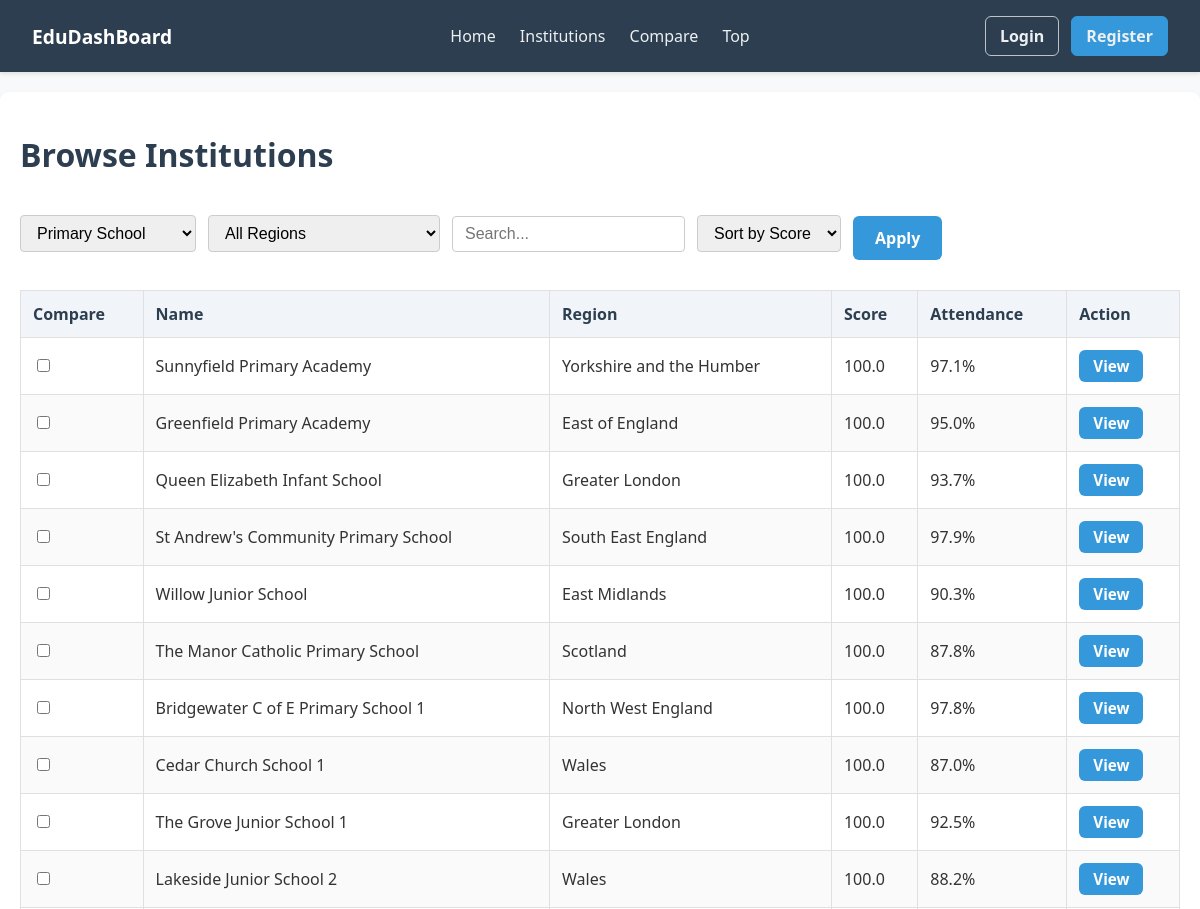
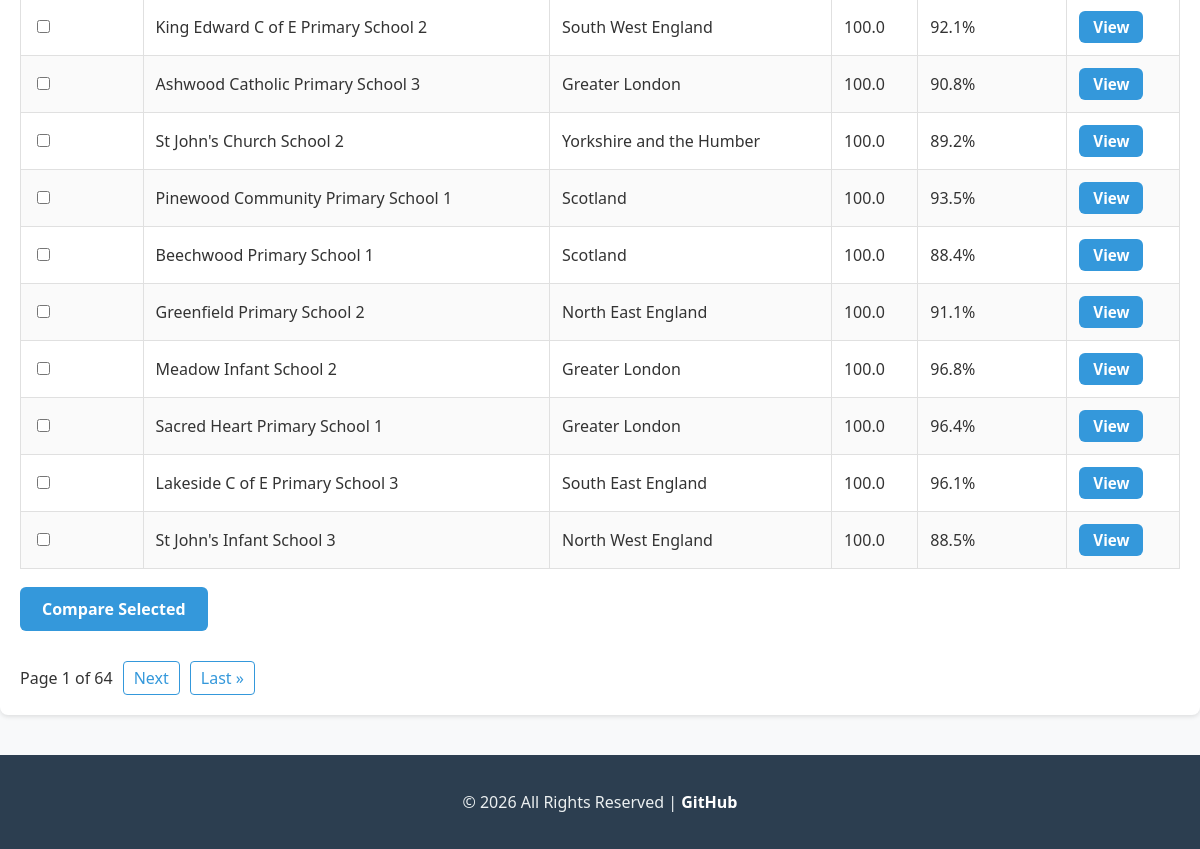
/institutions/, run on the app's committed database (2 pictures, top to bottom).
### institutions/models.py (models this page shows, shortened)
class Institution(models.Model):
    CATEGORY_CHOICES = [
        ("Primary School", "Primary School"),
        ("Secondary School", "Secondary School"),
        ("College", "College"),
        ("University", "University"),
    ]
    name = models.CharField(max_length=200)
    category = models.CharField(
        max_length=50,
        choices=CATEGORY_CHOICES
    )
    region = models.ForeignKey(
        Region,
        on_delete=models.CASCADE
    )
    city = models.CharField(
        max_length=100,
        blank=True
    )
    postcode = models.CharField(
        max_length=20,
        blank=True
    )
    founded_year = models.IntegerField(
        null=True,
        blank=True
    )
    class Meta:
        ordering = ["name"]

class Region(models.Model):
    name = models.CharField(max_length=100)
    country = models.CharField(max_length=100, blank=True)
    class Meta:
        ordering = ["name"]

### institutions/views.py (the view)
# urls.py: path("institutions/", views.institution_list, name="institution_list"),
def institution_list(request):
    institution_category = request.GET.get(
        "category",
        "Primary School"
    )
    region = request.GET.get("region")
    search_query = request.GET.get("q")
    sort = request.GET.get("sort", "score")
    institutions = Institution.objects.filter(
        category=institution_category
    )
    if region:
        institutions = institutions.filter(
            region__name__iexact=region
        )
    if search_query:
        institutions = institutions.filter(
            name__icontains=search_query
        )
    institutions = institutions_with_latest_performance(
        institutions
    )
    if sort == "name":
        institutions = institutions.order_by("name")
    else:
        institutions = institutions.order_by("-latest_score")
    paginator = Paginator(institutions, 20)
    page_obj = paginator.get_page(
        request.GET.get("page")
    )
    return render(request, "institutions/institution_list.html", {
        "page_obj": page_obj,
        "regions": Region.objects.all().order_by("name"),
        "selected_category": institution_category,
        "selected_region": region,
        "selected_sort": sort,
        "search_query": search_query,
        "category_choices": Institution.CATEGORY_CHOICES,
    })

### institutions/views.py (called while the page is built)
def institutions_with_latest_performance(queryset):
    latest_record = PerformanceRecord.objects.filter(
        institution=OuterRef("pk")
    ).order_by("-year")
    return queryset.annotate(
        latest_score=Subquery(
            latest_record.values("overall_score")[:1],
            output_field=FloatField()
        ),
        latest_attendance=Subquery(
            latest_record.values("attendance_rate_pct")[:1],
            output_field=FloatField()
        ),
    )

### institutions/templates/institutions/institution_list.html (shortened to what this page needs)
{% extends 'institutions/base.html' %}
{% block content %}
    <h1>Browse Institutions</h1>
    <form method="GET" class="filter-form">
        <select name="category" required>
            {% for value, label in category_choices %}
                <option value="{{ value }}" {% if selected_category == value %}selected{% endif %}>
                    {{ label }}
                </option>
            {% endfor %}
        </select>
        <select name="region">
            <option value="">All Regions</option>
        </select>
        <input type="text" name="q" placeholder="Search..." value="{{ search_query|default:'' }}">
        <select name="sort">
            <option value="score" {% if selected_sort == "score" %}selected{% endif %}>
                Sort by Score
            </option>
        </select>
        <button type="submit" class="default-btn">
            Apply
        </button>
    </form>
    <form action="{% url 'compare_institutions' %}" method="GET">
        <table>
            <thead>
                <tr>
                    <th>Compare</th>
                    <th>Name</th>
                    <th>Region</th>
                    <th>Score</th>
                    <th>Attendance</th>
                    <th>Action</th>
                </tr>
            </thead>
            <tbody>
                {% for institution in page_obj %}
                    <tr>
                        <td>
                            <input type="checkbox" name="institution_ids" value="{{ institution.id }}">
                        </td>
                        <td>{{ institution.name }}</td>
                        <td>{{ institution.region.name }}</td>
                        <td>{{ institution.latest_score|default:"N/A" }}</td>
                        <td>{{ institution.latest_attendance|default:"N/A" }}%</td>
                        <td>
                            <a href="{% url 'institution_detail' institution.id %}" class="table-link">
                                View
                            </a>
                        </td>
                    </tr>
                {% empty %}
                    <tr>
                        <td colspan="6">
                            No institutions found for this category/region.
                        </td>
                    </tr>
                {% endfor %}
            </tbody>
        </table>
        <button type="submit" class="compare-btn">
            Compare Selected
        </button>
    </form>
    <div class="pagination">
        <span>
            Page {{ page_obj.number }} of {{ page_obj.paginator.num_pages }}
        </span>
        {% if page_obj.has_next %}
            <a href="?category={{ selected_category }}&region={{ selected_region|default:'' }}&q={{ search_query|default:'' }}&sort={{ selected_sort }}&page={{ page_obj.next_page_number }}">
                Next
            </a>
            <a href="?category={{ selected_category }}&region={{ selected_region|default:'' }}&q={{ search_query|default:'' }}&sort={{ selected_sort }}&page={{ page_obj.paginator.num_pages }}">
                Last &raquo;
            </a>
        {% endif %}
    </div>
{% endblock %}

### institutions/static/css/style.css (style rules this page uses)
body { font-family: 'Segoe UI', Tahoma, Geneva, Verdana, sans-serif; margin: 0; padding: 0; background-color: #f8f9fa; color: #333; }
h1, h2, h3 { color: #2c3e50; }
nav, .site-nav, .nav-links, .auth-links, .filter-form, .pagination, .quick-actions { display: flex; align-items: center; }
.auth-button, .nav-button, .default-btn, .compare-btn, .back-link, .table-link, .table-button { display: inline-block; border: none; border-radius: 6px; background-color: #3498db; color: white !important; text-decoration: none; font-family: inherit; font-weight: 600; cursor: pointer; transition: background-color 0.25s ease, transform 0.15s ease; }
.default-btn, .compare-btn, .back-link { margin-top: 18px; margin-bottom: 10px; padding: 11px 22px; font-size: 1rem; }
.table-link, .table-button { padding: 6px 14px; font-size: 0.95rem; }
input[type="text"], input[type="password"], input[type="email"], select { box-sizing: border-box; padding: 8px 12px; border: 1px solid #ccc; border-radius: 4px; margin-right: 10px; font-size: 1rem; }
.filter-form { flex-wrap: wrap; gap: 12px; margin-bottom: 20px; }
.filter-form input, .filter-form select { margin-right: 0; }
table { width: 100%; margin-top: 20px; border-collapse: collapse; background: white; }
th, td { border: 1px solid #e0e0e0; padding: 12px; text-align: left; }
th { background-color: #f1f5f9; color: #2c3e50; font-weight: 600; }
tr:nth-child(even) { background-color: #fafafa; }
.pagination { flex-wrap: wrap; gap: 10px; margin-top: 20px; }
.pagination a { padding: 5px 10px; border: 1px solid #3498db; border-radius: 4px; color: #3498db; text-decoration: none; }

### data on the page
Institution: name "Sunnyfield Primary Academy", region.name "Yorkshire and the Humber", latest_score "100.0", latest_attendance "97.1"
Institution: name "Greenfield Primary Academy", region.name "East of England", latest_score "100.0", latest_attendance "95.0"
Institution: name "Queen Elizabeth Infant School", region.name "Greater London", latest_score "100.0", latest_attendance "93.7"
Institution: name "St Andrew's Community Primary School", region.name "South East England", latest_score "100.0", latest_attendance "97.9"
Institution: name "Willow Junior School", region.name "East Midlands", latest_score "100.0", latest_attendance "90.3"
Institution: name "The Manor Catholic Primary School", region.name "Scotland", latest_score "100.0", latest_attendance "87.8"
Institution: name "Bridgewater C of E Primary School 1", region.name "North West England", latest_score "100.0", latest_attendance "97.8"
Institution: name "Cedar Church School 1", region.name "Wales", latest_score "100.0", latest_attendance "87.0"
Institution: name "The Grove Junior School 1", region.name "Greater London", latest_score "100.0", latest_attendance "92.5"
Institution: name "Lakeside Junior School 2", region.name "Wales", latest_score "100.0", latest_attendance "88.2"
Institution: name "King Edward C of E Primary School 2", region.name "South West England", latest_score "100.0", latest_attendance "92.1"
Institution: name "Ashwood Catholic Primary School 3", region.name "Greater London", latest_score "100.0", latest_attendance "90.8"
Institution: name "St John's Church School 2", region.name "Yorkshire and the Humber", latest_score "100.0", latest_attendance "89.2"
Institution: name "Pinewood Community Primary School 1", region.name "Scotland", latest_score "100.0", latest_attendance "93.5"
Institution: name "Beechwood Primary School 1", region.name "Scotland", latest_score "100.0", latest_attendance "88.4"
Institution: name "Greenfield Primary School 2", region.name "North East England", latest_score "100.0", latest_attendance "91.1"
Institution: name "Meadow Infant School 2", region.name "Greater London", latest_score "100.0", latest_attendance "96.8"
Institution: name "Sacred Heart Primary School 1", region.name "Greater London", latest_score "100.0", latest_attendance "96.4"
Institution: name "Lakeside C of E Primary School 3", region.name "South East England", latest_score "100.0", latest_attendance "96.1"
Institution: name "St John's Infant School 3", region.name "North West England", latest_score "100.0", latest_attendance "88.5"

### other printed values
{{ page_obj.number }} "1"
{{ page_obj.paginator.num_pages }} "64"
form field category "Primary School"
